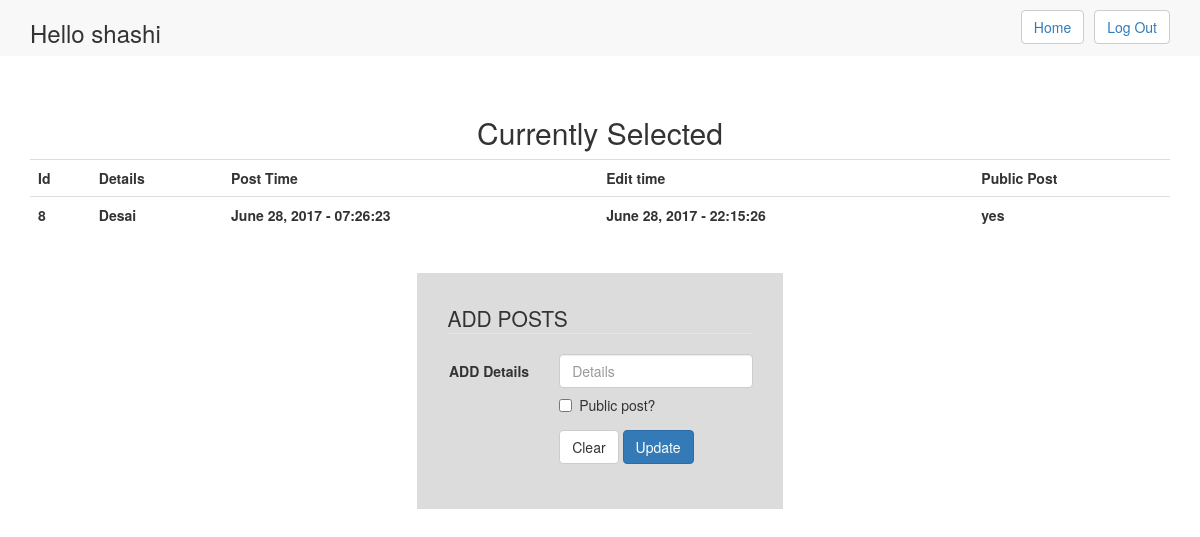
The app's page /edit.php?id=8 (signed in) with its own data.
### tables this page shows
CREATE TABLE `reg2` (
  `id` int(11) NOT NULL,
  `detail` text NOT NULL,
  `date_posted` varchar(30) NOT NULL,
  `time_posted` time NOT NULL,
  `date_edited` varchar(30) NOT NULL,
  `time_edited` time NOT NULL,
  `public` varchar(5) NOT NULL
);

### edit.php (the view, shortened to what this page needs)
<!DOCTYPE html>
<html>
    <head>
        <link rel="stylesheet" href="https://maxcdn.bootstrapcdn.com/bootstrap/3.3.7/css/bootstrap.min.css">
    </head>
   <?php
   $user = $_SESSION['user'];
   $id_exists = false;
   ?>
    <body>
    <div class="nav navbar-default">
      <div class="container">
      <div class="navbar-header">
        <h3 >Hello <?php print "$user"; ?> </h3>  </div>
        <button class="btn btn-default pull-right" style=" margin-top: 10px"><a href="logout.php">Log Out</a></button>
        <button class="btn btn-default pull-right" style=" margin-top: 10px;margin-right: 10px"><a href="home.php">Home</a></button>
    </div>
    </div><br><br>
    <div class="container">
    <h2 align="center">Currently Selected</h2>
    <table class="table table-hover" width="100%">
      <tr>
        <th>Id</th>
        <th>Details</th>
        <th>Post Time</th>
        <th>Edit time</th>
        <th>Public Post</th>
      </tr>
      <?php
      if(!empty($_GET['id']))
      {
        $id = $_GET['id'];
        $id_exists = true;
        $conn = mysqli_connect("localhost","root","","project");
        $query = mysqli_query($conn, "SELECT * FROM reg2 WHERE id = '$id'");
          $count = mysqli_num_rows($query);
          if($count > 0)
           {
              while($row = mysqli_fetch_array($query))
              {
                print "<tr>";
                print "<th align=center>".$row['id']."</th>";
                print "<th align=center>".$row['detail']."</th>";
                print "<th align=center>".$row['date_posted']." - ". $row['time_posted']."</th>";
                print "<th align=center>".$row['date_edited']." - ". $row['time_edited']."</th>";
                print "<th align=center>".$row['public']."</th>";
                print "</tr>";
              }
            }
            else
            {
              $id_exists = false;
            }
      }
      ?>
    </table>
    <br />
    <?php
      if($id_exists)
      {
        print '
<form class="form-horizontal" action="edit.php" method="POST" style="display: table; margin: 0 auto; padding: 30px; background-color: gainsboro;">
  <fieldset>
    <legend>ADD POSTS</legend>
    <div class="form-group">
      <label for="inputDetail" class="col-lg-4 control-label">ADD Details</label>
      <div class="col-lg-8">
        <input type="text" class="form-control" id="inputDetail" placeholder="Details" name="details">
        <div class="checkbox">
          <label>
            <input type="checkbox" name="public[]" value="yes" > Public post?
          </label>
        </div>
      </div>
    </div>
    <div class="form-group">
      <div class="col-lg-8 col-lg-offset-4">
        <button type="reset" class="btn btn-default">Clear</button>
        <button type="submit" class="btn btn-primary">Update</button>
      </div>
    </div>
  </fieldset> ';
      }
      else
      {
        print '<h2 align = "center">There id no data to be edited.</h2>';
      }
    ?>
    </body>
    </html>

### records on screen
reg2: id "8", detail "Desai", date_posted "June 28, 2017", time_posted "07:26:23", date_edited "June 28, 2017", time_edited "22:15:26", public "yes"

### other values on screen
$user "shashi"
